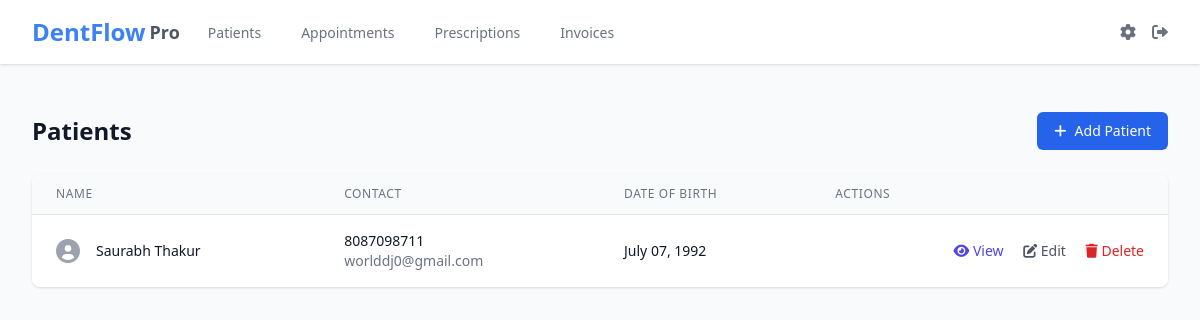
/patients/ (signed in), run on the app's committed database.
### app/models/patient.py (models this page shows)
class Patient(db.Model):
    id = db.Column(db.Integer, primary_key=True)
    first_name = db.Column(db.String(50), nullable=False)
    last_name = db.Column(db.String(50), nullable=False)
    date_of_birth = db.Column(db.Date, nullable=False)
    gender = db.Column(db.String(10))
    phone = db.Column(db.String(20))
    email = db.Column(db.String(120))
    address = db.Column(db.Text)
    chief_complaint = db.Column(db.Text)
    medical_dental_history = db.Column(db.Text)
    on_examination = db.Column(db.Text)
    diagnosis = db.Column(db.Text)
    treatment_plan = db.Column(db.Text)
    treatment_done = db.Column(db.Text)
    recall = db.Column(db.Text)
    medical_history = db.Column(db.Text)
    created_at = db.Column(db.DateTime, default=datetime.utcnow)
    appointments = db.relationship('Appointment', backref='patient', lazy=True)
    prescriptions = db.relationship('Prescription', backref='patient', lazy=True)
    invoices = db.relationship('Invoice', backref='patient', lazy=True)
    @property
    def full_name(self):
        return f"{self.first_name} {self.last_name}"

### app/routes/patients.py (the view)
@bp.route('/')
@login_required
def index():
    patients = Patient.query.order_by(Patient.last_name).all()
    return render_template('patients/index.html', patients=patients)

### app/__init__.py (called while the page is built)
@login_manager.user_loader
def load_user(id):
    from app.models.user import User
    return User.query.get(int(id))

### app/templates/patients/index.html (shortened to what this page needs)
{% extends "base.html" %}
{% block content %}
<div class="py-6">
    <div class="flex justify-between items-center">
        <h1 class="text-2xl font-semibold text-gray-900">Patients</h1>
        <a href="{{ url_for('patients.new') }}"
           class="inline-flex items-center px-4 py-2 border border-transparent text-sm font-medium rounded-md text-white bg-blue-600 hover:bg-blue-700">
            <i class="fas fa-plus mr-2"></i> Add Patient
        </a>
    </div>
    <div class="mt-6">
        <div class="bg-white shadow overflow-hidden sm:rounded-lg">
            <table class="min-w-full divide-y divide-gray-200">
                <thead class="bg-gray-50">
                    <tr>
                        <th scope="col" class="px-6 py-3 text-left text-xs font-medium text-gray-500 uppercase tracking-wider">
                            Name
                        </th>
                        <th scope="col" class="px-6 py-3 text-left text-xs font-medium text-gray-500 uppercase tracking-wider">
                            Contact
                        </th>
                        <th scope="col" class="px-6 py-3 text-left text-xs font-medium text-gray-500 uppercase tracking-wider">
                            Date of Birth
                        </th>
                        <th scope="col" class="px-6 py-3 text-left text-xs font-medium text-gray-500 uppercase tracking-wider">
                            Actions
                        </th>
                    </tr>
                </thead>
                <tbody class="bg-white divide-y divide-gray-200">
                    {% for patient in patients %}
                    <tr>
                        <td class="px-6 py-4 whitespace-nowrap">
                            <div class="flex items-center">
                                <div class="flex-shrink-0">
                                    <i class="fas fa-user-circle text-gray-400 text-2xl"></i>
                                </div>
                                <div class="ml-4">
                                    <div class="text-sm font-medium text-gray-900">
                                        {{ patient.full_name }}
                                    </div>
                                </div>
                            </div>
                        </td>
                        <td class="px-6 py-4 whitespace-nowrap">
                            <div class="text-sm text-gray-900">{{ patient.phone }}</div>
                            <div class="text-sm text-gray-500">{{ patient.email }}</div>
                        </td>
                        <td class="px-6 py-4 whitespace-nowrap">
                            <div class="text-sm text-gray-900">{{ patient.date_of_birth.strftime('%B %d, %Y') }}</div>
                        </td>
                        <td class="px-6 py-4 whitespace-nowrap text-right text-sm font-medium">
                            <a href="{{ url_for('patients.view', id=patient.id) }}" class="text-indigo-600 hover:text-indigo-900 mr-4">
                                <i class="fas fa-eye"></i> View
                            </a>
                            <a href="{{ url_for('patients.edit', id=patient.id) }}" class="text-gray-600 hover:text-gray-900 mr-4">
                                <i class="fas fa-edit"></i> Edit
                            </a>
                            <form method="POST" action="{{ url_for('patients.delete', id=patient.id) }}" class="inline" onsubmit="return confirm('Are you sure you want to delete this patient? This action cannot be undone.');">
                                <button type="submit" class="text-red-600 hover:text-red-900">
                                    <i class="fas fa-trash"></i> Delete
                                </button>
                            </form>
                        </td>
                    </tr>
                    {% endfor %}
                </tbody>
            </table>
        </div>
    </div>
</div>
{% endblock %}

### data on the page
Patient: full_name "Saurabh Thakur", phone "8087098711", email "worlddj0@gmail.com", date_of_birth "July 07, 1992"
